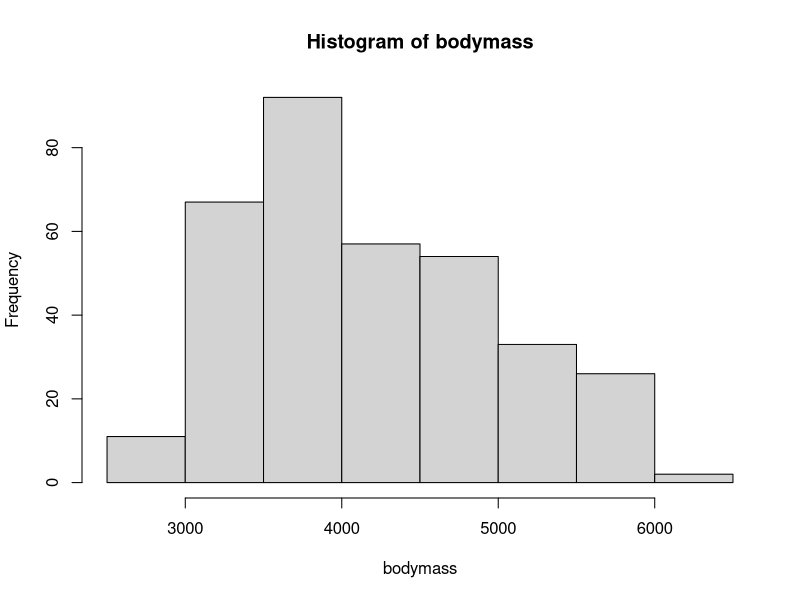
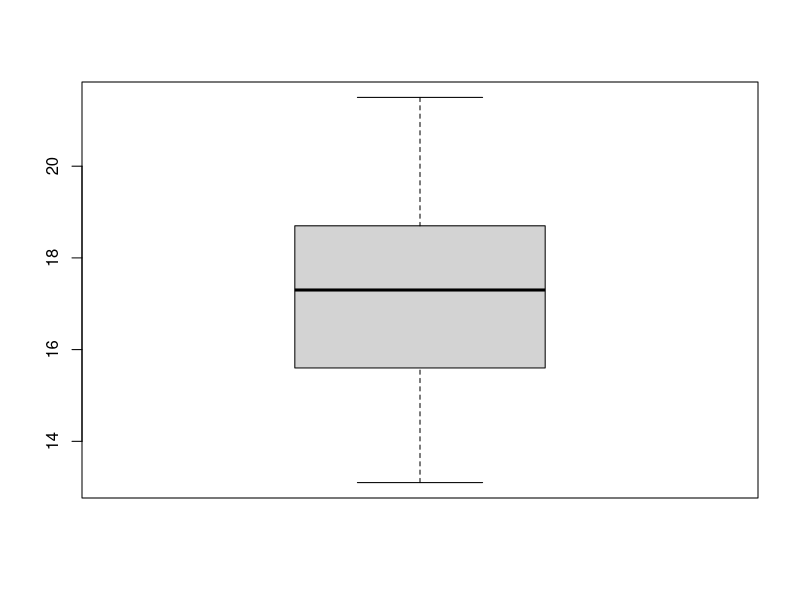
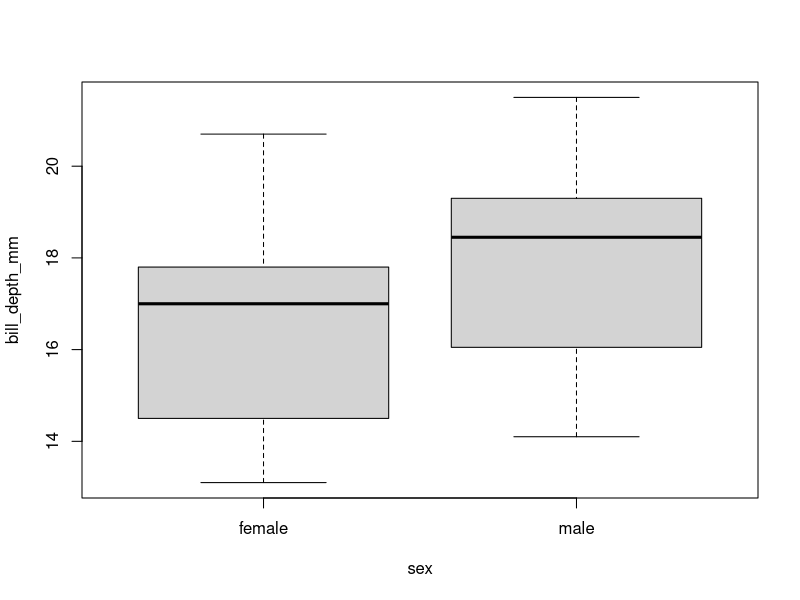
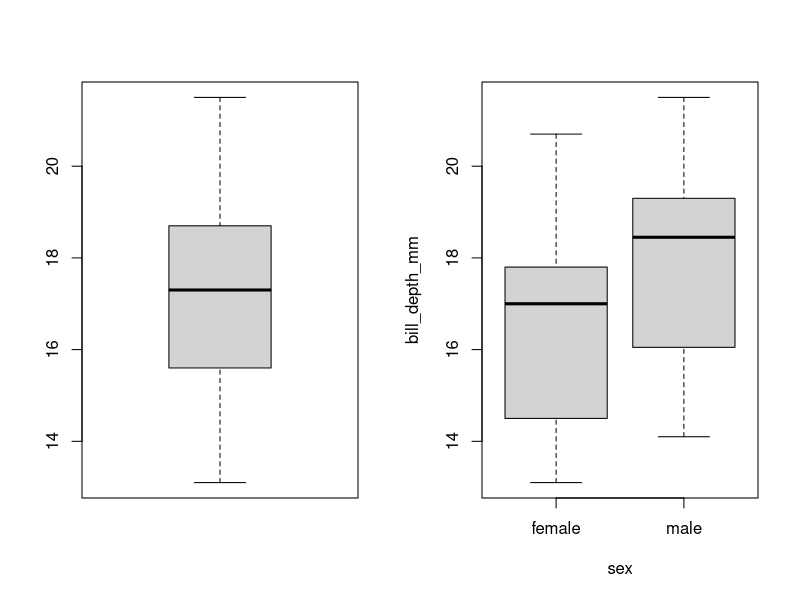
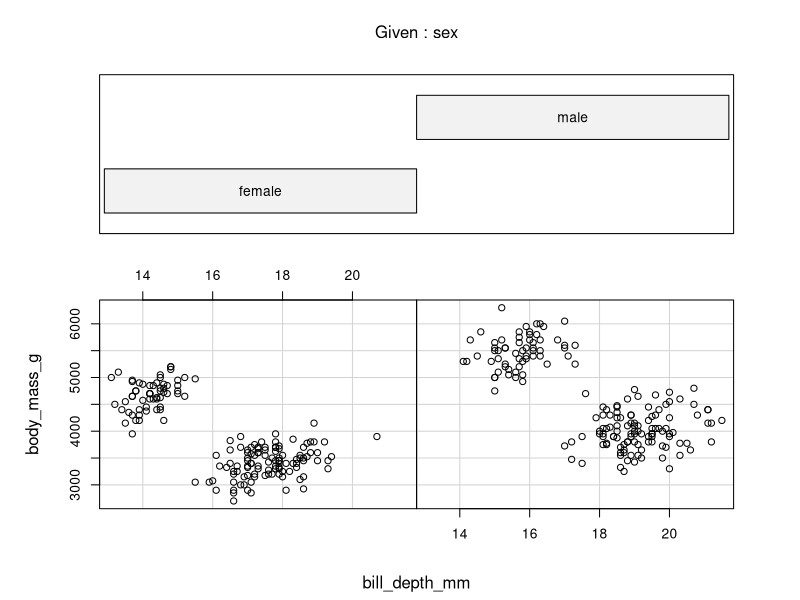
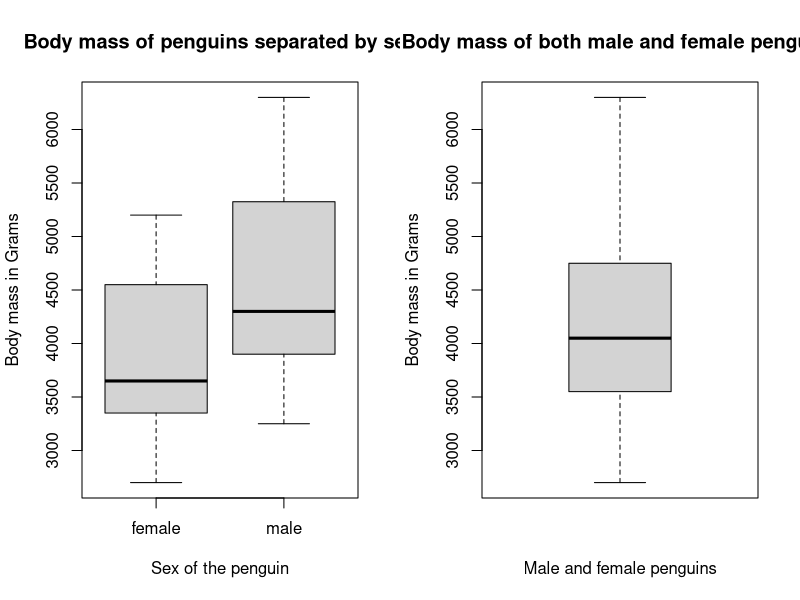
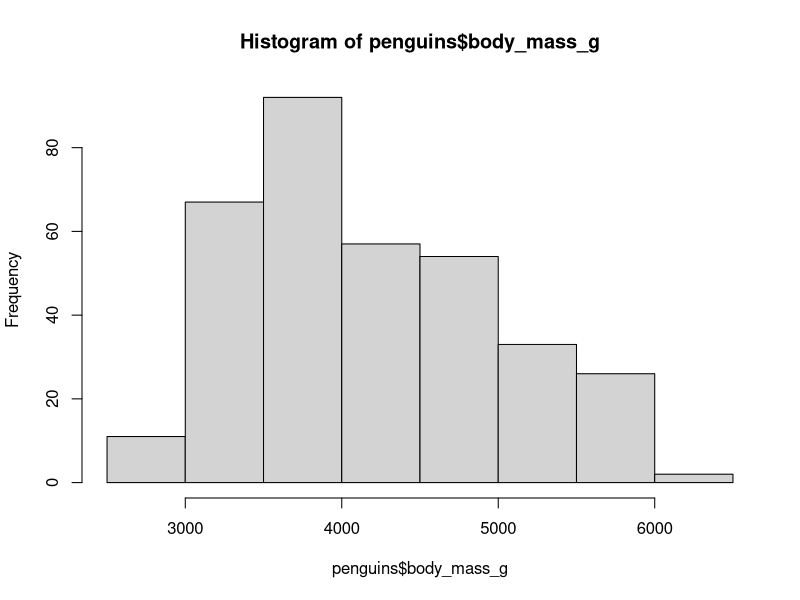

Reproduce these figures in R, in order.
#installs of data packages
install.packages("palmerpenguins")
install.packages("here")
require(palmerpenguins)
require(here)

#checking class of penguins. making sure its a data frame.
class(penguins)
penguins = data.frame(penguins)
head(penguins)

#running mean function with na.rm = TRUE gets rid of our NA values.
mean(penguins$body_mass_g, na.rm = TRUE)

summary(penguins)

#making histogram using variable of body mass
bodymass <- penguins$body_mass_g
hist(bodymass)

#making boxplot. separating results by sex on second line
boxplot(penguins$bill_depth_mm)
boxplot(bill_depth_mm ~ sex, data = penguins)

#comparing boxplots side by side
par(mfrow = c(1, 2))
boxplot(penguins$bill_depth_mm)
boxplot(bill_depth_mm ~ sex, data = penguins)

#coplot example code. using variables then calling the data after
coplot(body_mass_g ~ bill_depth_mm | sex, data = penguins)

#demonstrating png function
require(here)
png(filename = here("basic histogram.png"), width = 800 , height = 600)
hist(penguins$body_mass_g)
dev.off()


#deliverable section coplots and boxplots
par(mfrow = c(1, 2))
boxplot(body_mass_g ~ sex, data = penguins, xlab = "Sex of the penguin", ylab = "Body mass in Grams", main = "Body mass of penguins separated by sex")
boxplot(penguins$body_mass_g, xlab = "Male and female penguins", ylab = "Body mass in Grams", main = "Body mass of both male and female penguins")
dev.off